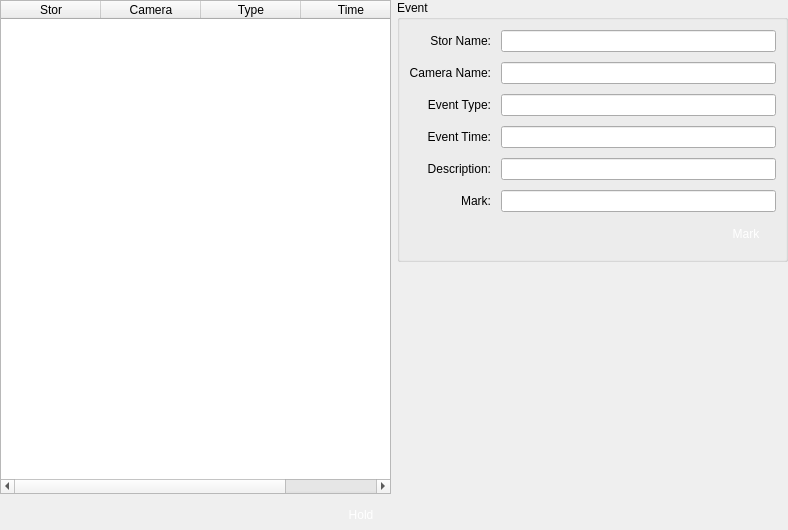
<?xml version="1.0" encoding="UTF-8"?>
<ui version="4.0">
 <class>VSCEventConsole</class>
 <widget class="QWidget" name="VSCEventConsole">
  <property name="geometry">
   <rect>
    <x>0</x>
    <y>0</y>
    <width>788</width>
    <height>530</height>
   </rect>
  </property>
  <property name="minimumSize">
   <size>
    <width>0</width>
    <height>0</height>
   </size>
  </property>
  <property name="maximumSize">
   <size>
    <width>16777215</width>
    <height>16777215</height>
   </size>
  </property>
  <property name="windowTitle">
   <string>Form</string>
  </property>
  <property name="styleSheet">
   <string notr="true"/>
  </property>
  <layout class="QHBoxLayout" name="horizontalLayout">
   <property name="leftMargin">
    <number>0</number>
   </property>
   <property name="topMargin">
    <number>0</number>
   </property>
   <property name="rightMargin">
    <number>0</number>
   </property>
   <property name="bottomMargin">
    <number>0</number>
   </property>
   <item>
    <layout class="QVBoxLayout" name="verticalLayout_3">
     <item>
      <widget class="QTableWidget" name="tableWidget">
       <property name="editTriggers">
        <set>QAbstractItemView::NoEditTriggers</set>
       </property>
       <property name="alternatingRowColors">
        <bool>true</bool>
       </property>
       <property name="selectionMode">
        <enum>QAbstractItemView::SingleSelection</enum>
       </property>
       <property name="selectionBehavior">
        <enum>QAbstractItemView::SelectRows</enum>
       </property>
       <property name="textElideMode">
        <enum>Qt::ElideMiddle</enum>
       </property>
       <attribute name="horizontalHeaderVisible">
        <bool>true</bool>
       </attribute>
       <attribute name="horizontalHeaderCascadingSectionResizes">
        <bool>true</bool>
       </attribute>
       <attribute name="horizontalHeaderStretchLastSection">
        <bool>true</bool>
       </attribute>
       <attribute name="verticalHeaderVisible">
        <bool>true</bool>
       </attribute>
       <attribute name="verticalHeaderStretchLastSection">
        <bool>false</bool>
       </attribute>
       <column>
        <property name="text">
         <string>Stor</string>
        </property>
       </column>
       <column>
        <property name="text">
         <string>Camera</string>
        </property>
       </column>
       <column>
        <property name="text">
         <string>Type</string>
        </property>
       </column>
       <column>
        <property name="text">
         <string>Time</string>
        </property>
       </column>
      </widget>
     </item>
     <item>
      <layout class="QGridLayout" name="gridLayout_3">
       <property name="horizontalSpacing">
        <number>20</number>
       </property>
       <property name="verticalSpacing">
        <number>0</number>
       </property>
       <item row="0" column="0">
        <spacer name="horizontalSpacer_3">
         <property name="orientation">
          <enum>Qt::Horizontal</enum>
         </property>
         <property name="sizeHint" stdset="0">
          <size>
           <width>40</width>
           <height>20</height>
          </size>
         </property>
        </spacer>
       </item>
       <item row="0" column="1">
        <widget class="QPushButton" name="pbHold">
         <property name="minimumSize">
          <size>
           <width>60</width>
           <height>30</height>
          </size>
         </property>
         <property name="maximumSize">
          <size>
           <width>60</width>
           <height>30</height>
          </size>
         </property>
         <property name="styleSheet">
          <string notr="true">QPushButton { 
border:none;
color:white;
background-image: url(:/action/resources/button.png);}
QPushButton:hover {
	background-image: url(:/action/resources/buttonpress.png);}
QPushButton:pressed {
	background-image: url(:/action/resources/button.png);}</string>
         </property>
         <property name="text">
          <string>Hold</string>
         </property>
         <property name="iconSize">
          <size>
           <width>60</width>
           <height>40</height>
          </size>
         </property>
        </widget>
       </item>
      </layout>
     </item>
    </layout>
   </item>
   <item>
    <layout class="QVBoxLayout" name="verticalLayout_2">
     <item>
      <widget class="QGroupBox" name="groupBox_2">
       <property name="title">
        <string>Event</string>
       </property>
       <layout class="QVBoxLayout" name="verticalLayout">
        <item>
         <layout class="QGridLayout" name="gridLayout">
          <property name="topMargin">
           <number>0</number>
          </property>
          <property name="spacing">
           <number>10</number>
          </property>
          <item row="5" column="0">
           <widget class="QLabel" name="labelIP_2">
            <property name="text">
             <string>Event Type:</string>
            </property>
            <property name="alignment">
             <set>Qt::AlignRight|Qt::AlignTrailing|Qt::AlignVCenter</set>
            </property>
           </widget>
          </item>
          <item row="4" column="1">
           <widget class="QLineEdit" name="lineEditName">
            <property name="maximumSize">
             <size>
              <width>300</width>
              <height>16777215</height>
             </size>
            </property>
            <property name="readOnly">
             <bool>true</bool>
            </property>
           </widget>
          </item>
          <item row="6" column="1">
           <widget class="QLineEdit" name="lineEditTime">
            <property name="maximumSize">
             <size>
              <width>300</width>
              <height>16777215</height>
             </size>
            </property>
            <property name="readOnly">
             <bool>true</bool>
            </property>
           </widget>
          </item>
          <item row="4" column="0">
           <widget class="QLabel" name="labelName">
            <property name="text">
             <string>Camera Name:</string>
            </property>
            <property name="alignment">
             <set>Qt::AlignRight|Qt::AlignTrailing|Qt::AlignVCenter</set>
            </property>
           </widget>
          </item>
          <item row="7" column="1">
           <widget class="QLineEdit" name="lineEditDesc">
            <property name="maximumSize">
             <size>
              <width>300</width>
              <height>16777215</height>
             </size>
            </property>
            <property name="readOnly">
             <bool>true</bool>
            </property>
           </widget>
          </item>
          <item row="8" column="0">
           <widget class="QLabel" name="labelPassword_3">
            <property name="text">
             <string>Mark:</string>
            </property>
            <property name="alignment">
             <set>Qt::AlignRight|Qt::AlignTrailing|Qt::AlignVCenter</set>
            </property>
           </widget>
          </item>
          <item row="5" column="1">
           <widget class="QLineEdit" name="lineEditType">
            <property name="maximumSize">
             <size>
              <width>300</width>
              <height>16777215</height>
             </size>
            </property>
            <property name="readOnly">
             <bool>true</bool>
            </property>
           </widget>
          </item>
          <item row="6" column="0">
           <widget class="QLabel" name="labelPort_2">
            <property name="text">
             <string>Event Time:</string>
            </property>
            <property name="alignment">
             <set>Qt::AlignRight|Qt::AlignTrailing|Qt::AlignVCenter</set>
            </property>
           </widget>
          </item>
          <item row="7" column="0">
           <widget class="QLabel" name="labelPassword_2">
            <property name="text">
             <string>Description:</string>
            </property>
            <property name="alignment">
             <set>Qt::AlignRight|Qt::AlignTrailing|Qt::AlignVCenter</set>
            </property>
           </widget>
          </item>
          <item row="8" column="1">
           <widget class="QLineEdit" name="lineEditMark">
            <property name="maximumSize">
             <size>
              <width>300</width>
              <height>16777215</height>
             </size>
            </property>
           </widget>
          </item>
          <item row="3" column="0">
           <widget class="QLabel" name="labelName_2">
            <property name="text">
             <string>Stor Name:</string>
            </property>
            <property name="alignment">
             <set>Qt::AlignRight|Qt::AlignTrailing|Qt::AlignVCenter</set>
            </property>
           </widget>
          </item>
          <item row="3" column="1">
           <widget class="QLineEdit" name="lineEditStorName">
            <property name="maximumSize">
             <size>
              <width>300</width>
              <height>16777215</height>
             </size>
            </property>
            <property name="readOnly">
             <bool>true</bool>
            </property>
           </widget>
          </item>
         </layout>
        </item>
        <item>
         <layout class="QGridLayout" name="gridLayout_2">
          <property name="horizontalSpacing">
           <number>20</number>
          </property>
          <property name="verticalSpacing">
           <number>0</number>
          </property>
          <item row="0" column="1">
           <widget class="QPushButton" name="pbMark">
            <property name="minimumSize">
             <size>
              <width>60</width>
              <height>30</height>
             </size>
            </property>
            <property name="maximumSize">
             <size>
              <width>60</width>
              <height>30</height>
             </size>
            </property>
            <property name="styleSheet">
             <string notr="true">QPushButton { 
border:none;
color:white;
background-image: url(:/action/resources/button.png);}
QPushButton:hover {
	background-image: url(:/action/resources/buttonpress.png);}
QPushButton:pressed {
	background-image: url(:/action/resources/button.png);}</string>
            </property>
            <property name="text">
             <string>Mark</string>
            </property>
            <property name="iconSize">
             <size>
              <width>60</width>
              <height>40</height>
             </size>
            </property>
           </widget>
          </item>
          <item row="0" column="0">
           <spacer name="horizontalSpacer_2">
            <property name="orientation">
             <enum>Qt::Horizontal</enum>
            </property>
            <property name="sizeHint" stdset="0">
             <size>
              <width>40</width>
              <height>20</height>
             </size>
            </property>
           </spacer>
          </item>
         </layout>
        </item>
       </layout>
      </widget>
     </item>
     <item>
      <widget class="QWidget" name="video" native="true">
       <property name="minimumSize">
        <size>
         <width>320</width>
         <height>200</height>
        </size>
       </property>
      </widget>
     </item>
    </layout>
   </item>
  </layout>
 </widget>
 <resources>
  <include location="vscmainwindows.qrc"/>
 </resources>
 <connections/>
</ui>
